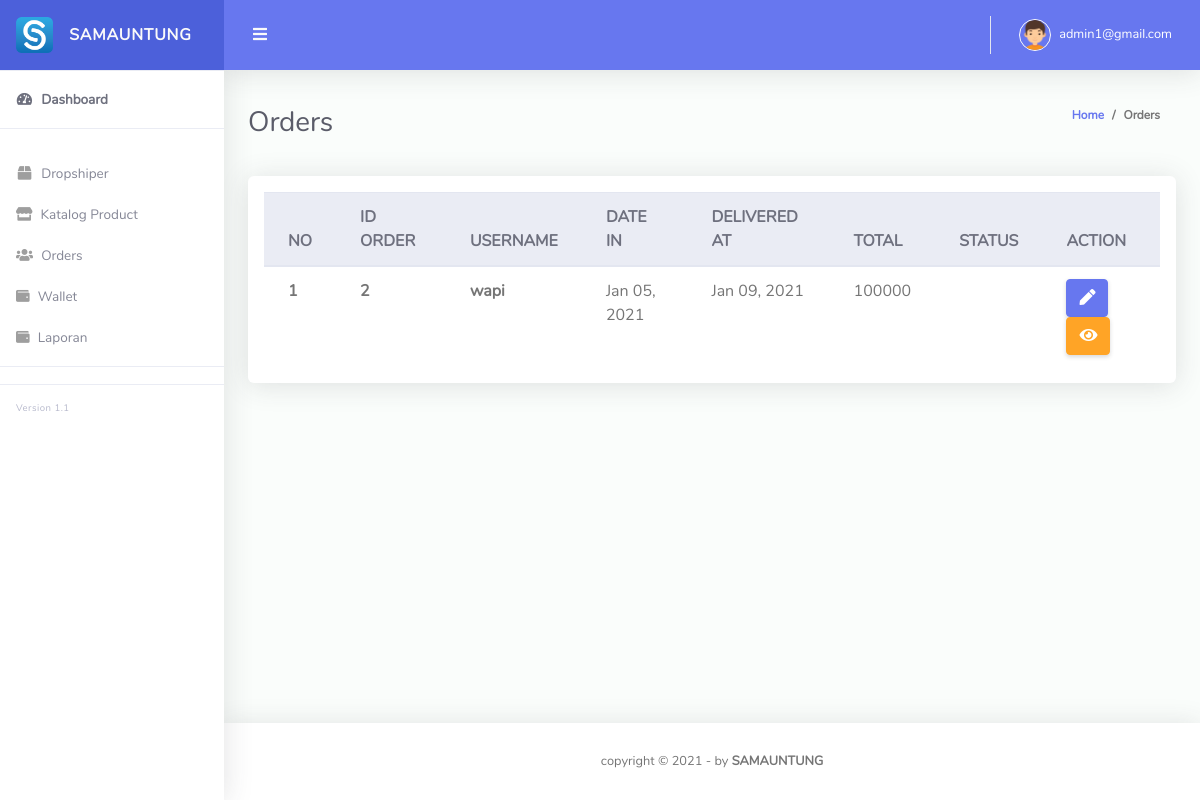
The page /Admin_samauntung/orders.php (signed in) on the database its author committed.
### tables this page shows
CREATE TABLE `pesanan_detail` (
  `id_pesanan_detail` int(11) NOT NULL,
  `id_pesanan` int(11) NOT NULL,
  `id_customer` int(11) NOT NULL,
  `id_produk` int(11) NOT NULL,
  `jumlah` int(11) NOT NULL,
  `subtotal` int(11) NOT NULL
);

CREATE TABLE `pesanan` (
  `id_pesanan` int(11) NOT NULL,
  `tanggal_pesanan` date NOT NULL,
  `tanggal_terima` date NOT NULL,
  `status` enum('proses','sudah bayar','selesai') NOT NULL,
  `total` int(11) NOT NULL,
  `ongkir` int(11) NOT NULL,
  `bukti_bayar` varchar(255) NOT NULL,
  `keterangan` text NOT NULL
);

CREATE TABLE `customer` (
  `id_customer` int(11) NOT NULL,
  `username` varchar(100) NOT NULL,
  `nama` varchar(100) NOT NULL,
  `email_cs` varchar(255) NOT NULL,
  `alamat` varchar(255) NOT NULL,
  `date_register` date NOT NULL,
  `foto` varchar(255) NOT NULL
);

### Admin_samauntung/orders.php (the view, shortened to what this page needs)
<?php
require "config/function.php";
?>
<!DOCTYPE html>
<html lang="en">
<head>
  <link href="vendor/fontawesome-free/css/all.min.css" rel="stylesheet" type="text/css">
  <link href="vendor/bootstrap/css/bootstrap.min.css" rel="stylesheet" type="text/css">
  <link href="css/ruang-admin.min.css" rel="stylesheet">
  <link href="vendor/datatables/dataTables.bootstrap4.min.css" rel="stylesheet">
</head>
<body id="page-top">
  <div id="wrapper">
    <?php require "components/sidebar.php"?>
    <div id="content-wrapper" class="d-flex flex-column">
      <div id="content">
        <?php require "components/topbar.php"?>
        <div class="container-fluid" id="container-wrapper">
          <div class="d-sm-flex align-items-center justify-content-between mb-4">
            <h1 class="h3 mb-0 text-gray-800">Orders</h1>
            <ol class="breadcrumb">
              <li class="breadcrumb-item"><a href="./">Home</a></li>
              <li class="breadcrumb-item">Orders</li>
            </ol>
          </div>
          <div class="row">
            <div class="col-md-12">
             <div class="card mb-4">
              <div class="table-responsive p-3">
                <table class="table align-items-center table-flush table-hover" id="dataTableHover">
                  <thead class="thead-light">
                    <tr>
                      <th>NO</th>
                      <th>ID ORDER</th>
                      <th>USERNAME</th>
                      <th>DATE IN</th>
                      <th>DELIVERED AT</th>
                      <th>TOTAL</th>
                      <th>STATUS</th>
                      <th>ACTION</th>
                    </tr>
                  </thead>
                  <tbody>
                  <?php $i=1 ?>
                  <?php
                  $query = "SELECT * FROM pesanan_detail
                  INNER JOIN produk ON pesanan_detail.id_produk = produk.id_produk
                  INNER JOIN pesanan ON pesanan_detail.id_pesanan = pesanan.id_pesanan
                  INNER JOIN customer ON pesanan_detail.id_customer = customer.id_customer
                  ";
                  $sql_rm = mysqli_query($conn, $query) or die (mysqli_error($conn));
                  while ($data = mysqli_fetch_array($sql_rm)) {
                  ?>
                      <tr>
                        <td scope="row"><b><?= $i++ ?></b></td>
                        <td><b><?=$data["id_pesanan"]?></b></td>
                        <td><b><?=$data["username"]?></b></td>
                        <td><?=date('M d, Y', strtotime($data["tanggal_pesanan"]))?></td>
                        <td><?=date('M d, Y', strtotime($data["tanggal_terima"]))?></td>
                        <td><?=$data["total"]?></td>
                        <td><span class="badge badge-secondary"><?=$data["status"]?></span></td>
                        <td><a href="edit_order.php?id=<?=$data["id_pesanan"]?>" class="btn btn-primary"><i class="fas fa-solid fa-pen"></i></a>
                          <a href="detail_order.php?id=<?=$data["id_pesanan_detail"]?>" class="btn btn-warning" id=set_dtl" data-toggle="modal" data-target="#order-detail"><i class="fas fa-eye"></i></a>
                        </td>
                      </tr>
                    <?php } ?>
                  </tbody>
                </table>
              </div>
            </div>
          </div>
        </div>
        </div>
      </div>
    <?php require "components/footer.php"?>
    </div>
  </div>
</body>
</html>

### rows shown on the page
pesanan_detail: id_pesanan.id_pesanan "2", id_customer.username "wapi", id_pesanan.tanggal_pesanan "Jan 05, 2021", id_pesanan.tanggal_terima "Jan 09, 2021", id_pesanan.total "100000"

### other values the page prints
$_SESSION['email-admin'] "admin1@gmail.com"
